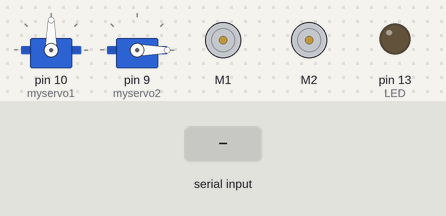
This sketch was run on a simulated Arduino Uno, built with avr-gcc and run on an emulated ATmega328P. Shown: 2 × servo, 2 × DC motor (green arrow = forward, orange = backward, longer = faster), output pins drawn as LEDs (lit = HIGH). Inputs (shaded band) come from the test bench.

Above: at 1.2 s.
1.3 s: "o" received over Serial
At 4.1 s:
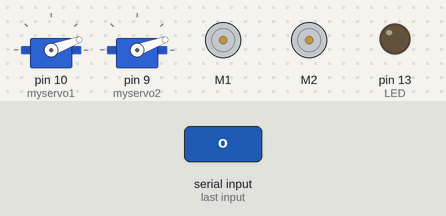
4.3 s: "s" received over Serial
At 7.1 s:
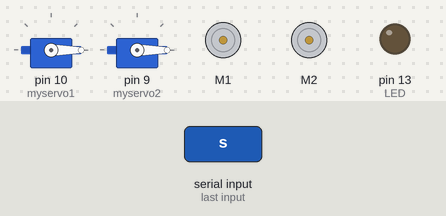
7.3 s: "x" received over Serial
At 9.9 s:
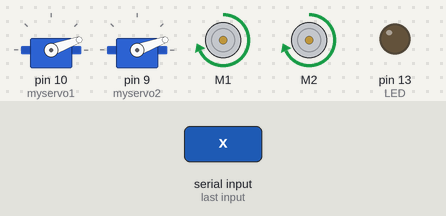
10.3 s: "1" received over Serial
11.8 s: "s" received over Serial
At 14.5 s:
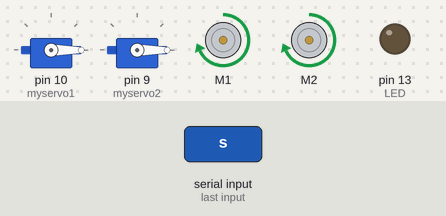
Timing chart, 0 to 15.8 s (numbered marks = the images above; inputs shaded):
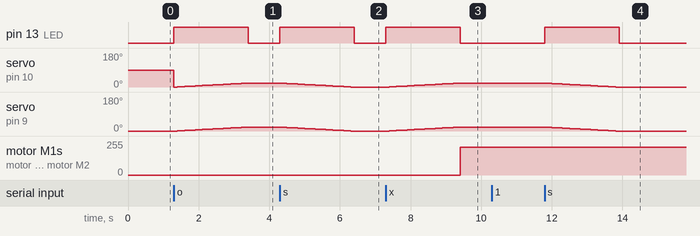

Measured:
- after the input at 1.3 s, pin 13 (LED): LOW → HIGH at once, → LOW 2.1 s later; servo on pin 10 (myservo1): 90° → 0° at once, → 1° 0.10 s later, → 2° 0.10 s later, → 3° 0.10 s later, … (21 changes in this stretch); servo on pin 9 (myservo2): moves from 0° to 20° over 1.9 s, starting after 0.10 s
- after the input at 4.3 s, pin 13 (LED): LOW → HIGH at once, → LOW 2.1 s later; servo on pin 10 (myservo1), servo on pin 9 (myservo2): moves from 20° to 0° over 1.9 s, starting after 0.10 s
- after the input at 7.3 s, pin 13 (LED): LOW → HIGH at once, → LOW 2.1 s later; servo on pin 10 (myservo1), servo on pin 9 (myservo2): moves from 0° to 20° over 1.9 s, starting after 0.10 s; motor M1, motor M2: stopped → forward 208/255 after 2.1 s
- after the input at 11.8 s, pin 13 (LED): LOW → HIGH at once, → LOW 2.1 s later; servo on pin 10 (myservo1), servo on pin 9 (myservo2): moves from 20° to 0° over 1.9 s, starting after 0.10 s

The sketch:

Receiver.ino
```cpp
#include <Wire.h>
#include <Adafruit_MotorShield.h>
#include "utility/Adafruit_MS_PWMServoDriver.h"


#define RX 2
#define TX 3
#define LED 13

#include <Servo.h>
#include <LSM6.h>

LSM6 imu;

char report[80];

Servo myservo1;  // create servo object to control a servo pin10
Servo myservo2;  // create servo object to control a servo

int pos = 0;
int servoInitial=0;

Adafruit_MotorShield AFMS = Adafruit_MotorShield();
Adafruit_DCMotor *myMotor1 = AFMS.getMotor(1);
Adafruit_DCMotor *myMotor2 = AFMS.getMotor(2);


void setup() {
  // put your setup code here, to run once:
  Serial.begin(9600);
  pinMode(13,OUTPUT);
  AFMS.begin();
  myservo1.attach(10);
  myservo2.attach(9);
  myservo2.write(servoInitial);

  /*if (!imu.init())
  {
    Serial.println("Failed to detect and initialize IMU!");
    while (1);
  }
  imu.enableDefault();*/

}
int temp = 0;
void loop() {

  /*
  imu.read();

  snprintf(report, sizeof(report), "A: %6d %6d %6d    G: %6d %6d %6d",
    imu.a.x, imu.a.y, imu.a.z,
    imu.g.x, imu.g.y, imu.g.z);
  Serial.println(report);

  delay(100);
  */

  if (Serial.available() > 0)
  { // If data comes in from serial monitor, send it out to XBee4654665
    digitalWrite(LED,HIGH);

    temp= Serial.read();

    switch (temp) {
      case 'o':
        openServoArm();
        break;
      case 's':
        closeServoArm();
        break;
      case 'x':
        letsGO();
        break;
      default:
        break;
    }

  }else{
    digitalWrite(13,LOW);
  }
}

void openServoArm(){

    myMotor1->setSpeed(0);
    myMotor2->setSpeed(0);
    for (pos = 0; pos <= 20; pos += 1) { // goes from 0 degrees to 180 degrees
      // in steps of 1 degree
      myservo1.write(pos);
      myservo2.write(pos);           // tell servo to go to position in variable 'pos'
      delay(100);                       // waits 15ms for the servo to reach the position
    }
}

void closeServoArm(){
    for (pos = 20; pos >= 0; pos -= 1) { // goes from 0 degrees to 180 degrees
      // in steps of 1 degree
      myservo1.write(pos);
      myservo2.write(pos);           // tell servo to go to position in variable 'pos'
      delay(100);                       // waits 15ms for the servo to reach the position
    }
}
void letsGO(){
    for (pos = 0; pos <= 20; pos += 1) { // goes from 0 degrees to 180 degrees
          // in steps of 1 degree
          myservo1.write(pos);
          myservo2.write(pos);           // tell servo to go to position in variable 'pos'
          delay(100);                       // waits 15ms for the servo to reach the position
     }


    myMotor1->setSpeed(2000);
    myMotor2->setSpeed(2000);
    myMotor2->run(FORWARD);
    myMotor1->run(FORWARD);
    //delay(5000);
    //myMotor1->setSpeed(0);
    //myMotor2->setSpeed(0);
}
```
